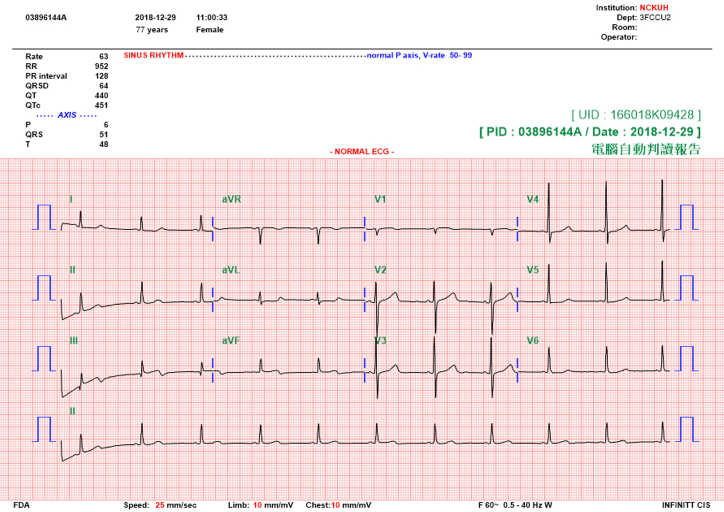
#> input picture AI_in_med/EKG_481-600/512.jpg, 1448 x 1024 px (shown at 1/2 size)
$ python 1.py
#> lines starting #> are read from the running program, lines starting #| are printed output that depends on the picture
import cv2 as cv
import numpy as np
import matplotlib.pyplot as plt

img = cv.imread('EKG_481-600/512.jpg')
#> img is the input picture: shape (1024, 1448, 3); mean B, G, R 225, 225, 246.7
origin_r = 375
origin_c = 120
height = 145
width = 305
outputs = []
for i in range(12):
    outputs.append(img[origin_r+height*(i//4):origin_r+height*(i//4+1), origin_c+width*(i%4):origin_c+width*(i%4+1), ::-1])
#> after the loop, outputs = 12 items

fig = plt.figure(figsize=(3,4))
for i in range(12):
    fig.add_subplot(3, 4, i+1)
    plt.imshow(outputs[i])
plt.show()
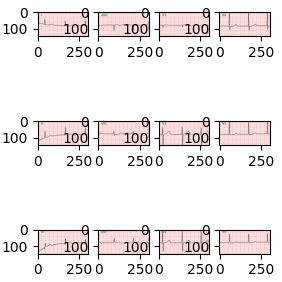
#> figure drawn by matplotlib, 12 panels
